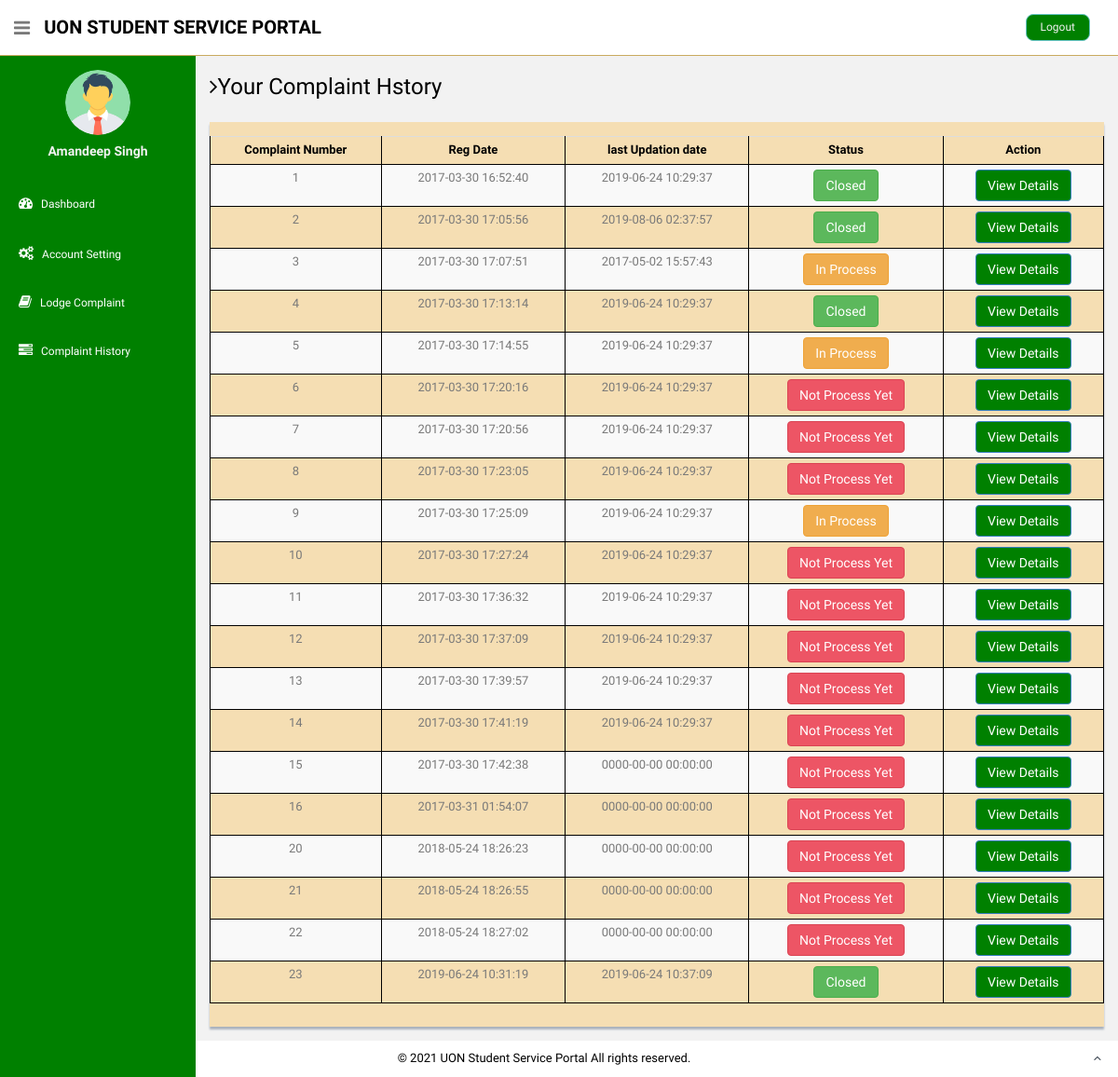
/users/complaint-history.php (signed in), run on the app's committed database.
### tables this page shows
CREATE TABLE `users` (
  `id` int(11) NOT NULL,
  `fullName` varchar(255) DEFAULT NULL,
  `userEmail` varchar(255) DEFAULT NULL,
  `password` varchar(255) DEFAULT NULL,
  `contactNo` bigint(11) DEFAULT NULL,
  `address` tinytext,
  `State` varchar(255) DEFAULT NULL,
  `country` varchar(255) DEFAULT NULL,
  `pincode` int(6) DEFAULT NULL,
  `userImage` varchar(255) DEFAULT NULL,
  `regDate` timestamp NOT NULL DEFAULT CURRENT_TIMESTAMP,
  `updationDate` timestamp NULL DEFAULT '0000-00-00 00:00:00' ON UPDATE CURRENT_TIMESTAMP,
  `status` int(1) DEFAULT NULL
);

CREATE TABLE `tblcomplaints` (
  `complaintNumber` int(11) NOT NULL,
  `userId` int(11) DEFAULT NULL,
  `category` int(11) DEFAULT NULL,
  `subcategory` varchar(255) DEFAULT NULL,
  `complaintType` varchar(255) DEFAULT NULL,
  `state` varchar(255) DEFAULT NULL,
  `noc` varchar(255) DEFAULT NULL,
  `complaintDetails` mediumtext,
  `complaintFile` varchar(255) DEFAULT NULL,
  `regDate` timestamp NULL DEFAULT CURRENT_TIMESTAMP,
  `status` varchar(50) DEFAULT NULL,
  `lastUpdationDate` timestamp NULL DEFAULT NULL ON UPDATE CURRENT_TIMESTAMP
);

### users/complaint-history.php (the view, shortened to what this page needs)
<?php
include('includes/config.php');
if(strlen($_SESSION['login'])==0)
  {
header('location:index.php');
}
else{
?>
<!DOCTYPE html>
<html lang="en">
  <head>
    <link href="assets/css/bootstrap.css" rel="stylesheet">
    <link href="assets/font-awesome/css/font-awesome.css" rel="stylesheet" />
    <link href="assets/css/style.css" rel="stylesheet">
    <link href="assets/css/style-responsive.css" rel="stylesheet">
    <link href="assets/css/table-responsive.css" rel="stylesheet">
  </head>
  <body>
  <section id="container" >
<?php include("includes/header.php");?>
<?php include("includes/sidebar.php");?>
      <section id="main-content">
          <section class="wrapper">
          	<h3><i class="fa fa-angle-right"></i>Your Complaint Hstory</h3>
		  		<div class="row mt">
			  		<div class="col-lg-12">
                      <div class="content-panel">
                          <section id="unseen">
                            <table class="table table-bordered table-striped table-condensed">
                              <thead>
                              <tr style="text-align: center">
                                  <th style="text-align: center">Complaint Number</th>
                                  <th style="text-align: center">Reg Date</th>
                                  <th style="text-align: center">last Updation date</th>
                                  <th style="text-align: center">Status</th>
                                  <th style="text-align: center">Action</th>
                              </tr>
                              </thead>
                              <tbody>
  <?php $query=mysqli_query($con,"select * from tblcomplaints where userId='".$_SESSION['id']."'");
while($row=mysqli_fetch_array($query))
{
  ?>
                              <tr>
                                  <td align="center"><?php echo htmlentities($row['complaintNumber']);?></td>
                                  <td align="center"><?php echo htmlentities($row['regDate']);?></td>
                                 <td align="center"><?php echo  htmlentities($row['lastUpdationDate']);
                                 ?></td>
                                  <td align="center"><?php
                                    $status=$row['status'];
                                    if($status=="" or $status=="NULL")
                                    { ?>
                                      <button type="button" class="btn btn-theme04">Not Process Yet</button>
                                   <?php }
 if($status=="in process"){ ?>
<button type="button" class="btn btn-warning">In Process</button>
<?php }
if($status=="closed") {
?>
<button type="button" class="btn btn-success">Closed</button>
<?php } ?>
                                   <td align="center">
                                   <a href="complaint-details.php?cid=<?php echo htmlentities($row['complaintNumber']);?>">
<button type="button" class="btn btn-primary">View Details</button></a>
                                   </td>
                                </tr>
                              <?php } ?>
                              </tbody>
                          </table>
                          </section>
                  </div>
               </div>
		  	</div>
		</section><! --/wrapper -->
      </section>
<?php include("includes/footer.php");?>
  </section>
  </body>
</html>
<?php } ?>

### users/includes/sidebar.php (shortened to what this page needs)
<aside>
          <div id="sidebar"  class="nav-collapse ">
              <ul class="sidebar-menu" id="nav-accordion">
                              <?php $query=mysqli_query($con,"select fullName,userImage from users where userEmail='".$_SESSION['login']."'");
 while($row=mysqli_fetch_array($query))
 {
 ?>
                  <p class="centered"><a href="profile.php">
<?php $userphoto=$row['userImage'];
if($userphoto==""):
?>
<img src="userimages/noimage.png"  class="img-circle" width="70" height="70" >
<?php else:?>
  <img src="userimages/<?php echo htmlentities($userphoto);?>" class="img-circle" width="70" height="70">
<?php endif;?>
</a>
</p>
                  <h5 class="centered"><?php echo htmlentities($row['fullName']);?></h5>
                  <?php } ?>
                  <li class="mt">
                      <a href="dashboard.php">
                          <i class="fa fa-dashboard"></i>
                          <span>Dashboard</span>
                      </a>
                  </li>
                  <li class="sub-menu">
                      <a href="javascript:;" >
                          <i class="fa fa-cogs"></i>
                          <span>Account Setting</span>
                      </a>
                  </li>
                  <li class="sub-menu">
                      <a href="register-complaint.php" >
                          <i class="fa fa-book"></i>
                          <span>Lodge Complaint</span>
                      </a>
                    </li>
                  <li class="sub-menu">
                      <a href="complaint-history.php" >
                          <i class="fa fa-tasks"></i>
                          <span>Complaint History</span>
                      </a>
                  </li>
              </ul>
          </div>
      </aside>

### users/assets/css/style.css (style rules this page uses)
body { color: #797979; background: #f2f2f2; font-family: 'Ruda', sans-serif; padding: 0px !important; margin: 0px !important; font-size:13px; }
ul li { list-style: none; }
a, a:hover, a:focus { text-decoration: none; outline: none; }
#container { width: 100%; height: 100%; }
.btn-theme04 { color: #fff; background-color: #ed5565; border-color: #da4453; }
.centered { text-align: center; }
.mt { margin-top: 25px; }
#sidebar { width: 210px; height: 100%; position: fixed; background: yellow; }
#sidebar h5 { color: #f2f2f2; font-weight: 700; }
#sidebar ul li { position: relative; }
ul.sidebar-menu , ul.sidebar-menu li ul.sub { margin: -2px 0 0; padding: 0; }
ul.sidebar-menu { margin-top: 75px; }
ul.sidebar-menu li { margin-bottom: 5px; margin-left:10px; margin-right:10px; }
ul.sidebar-menu li.sub-menu { line-height: 15px; }
ul.sidebar-menu li a span { display: inline-block; }
ul.sidebar-menu li a { color: #aeb2b7; text-decoration: none; display: block; padding: 15px 0 15px 10px; font-size: 12px; outline: none; -webkit-transition: all 0.3s ease; -moz-transition: all 0.3s ease; -o-transition: all 0.3s ease; -ms-transition: all 0.3s ease; transition: all 0.3s ease; }
ul.sidebar-menu li a i { font-size: 15px; padding-right: 6px; }
#main-content { margin-left: 210px; }
.wrapper { display: inline-block; margin-top: 60px; padding-left: 15px; padding-right: 15px; padding-bottom: 15px; padding-top: 0px; width: 100%; }
.content-panel { background: #ffffff; box-shadow: 0px 3px 2px #aab2bd; padding-top: 15px; padding-bottom: 5px; }

### users/complaint-history.php (style rules this page uses)
ul.sidebar-menu li a { color:white; }
#sidebar { background:green; }
.btn-primary { background:green; }
a { color:green; }
.content-panel { background:wheat; }
h3 { color:black; }
th { color:black; }
.table-bordered > thead > tr > th, .table-bordered > tbody > tr > th, .table-bordered > tfoot > tr > th, .table-bordered > thead > tr > td, .table-bordered > tbody > tr > td, .table-bordered > tfoot > tr > td { border:1px solid black; }

### data on the page
users: userImage (picture), fullName "Amandeep Singh"
tblcomplaints: complaintNumber "1", regDate "2017-03-30 16:52:40", lastUpdationDate "2019-06-24 10:29:37", status "Closed"
tblcomplaints: complaintNumber "2", regDate "2017-03-30 17:05:56", lastUpdationDate "2019-08-06 02:37:57", status "Closed"
tblcomplaints: complaintNumber "3", regDate "2017-03-30 17:07:51", lastUpdationDate "2017-05-02 15:57:43", status "In Process"
tblcomplaints: complaintNumber "4", regDate "2017-03-30 17:13:14", lastUpdationDate "2019-06-24 10:29:37", status "Closed"
tblcomplaints: complaintNumber "5", regDate "2017-03-30 17:14:55", lastUpdationDate "2019-06-24 10:29:37", status "In Process"
tblcomplaints: complaintNumber "6", regDate "2017-03-30 17:20:16", lastUpdationDate "2019-06-24 10:29:37", shows "Not Process Yet"
tblcomplaints: complaintNumber "7", regDate "2017-03-30 17:20:56", lastUpdationDate "2019-06-24 10:29:37", shows "Not Process Yet"
tblcomplaints: complaintNumber "8", regDate "2017-03-30 17:23:05", lastUpdationDate "2019-06-24 10:29:37", shows "Not Process Yet"
tblcomplaints: complaintNumber "9", regDate "2017-03-30 17:25:09", lastUpdationDate "2019-06-24 10:29:37", status "In Process"
tblcomplaints: complaintNumber "10", regDate "2017-03-30 17:27:24", lastUpdationDate "2019-06-24 10:29:37", shows "Not Process Yet"
tblcomplaints: complaintNumber "11", regDate "2017-03-30 17:36:32", lastUpdationDate "2019-06-24 10:29:37", shows "Not Process Yet"
tblcomplaints: complaintNumber "12", regDate "2017-03-30 17:37:09", lastUpdationDate "2019-06-24 10:29:37", shows "Not Process Yet"
tblcomplaints: complaintNumber "13", regDate "2017-03-30 17:39:57", lastUpdationDate "2019-06-24 10:29:37", shows "Not Process Yet"
tblcomplaints: complaintNumber "14", regDate "2017-03-30 17:41:19", lastUpdationDate "2019-06-24 10:29:37", shows "Not Process Yet"
tblcomplaints: complaintNumber "15", regDate "2017-03-30 17:42:38", lastUpdationDate "0000-00-00 00:00:00", shows "Not Process Yet"
tblcomplaints: complaintNumber "16", regDate "2017-03-31 01:54:07", lastUpdationDate "0000-00-00 00:00:00", shows "Not Process Yet"
tblcomplaints: complaintNumber "20", regDate "2018-05-24 18:26:23", lastUpdationDate "0000-00-00 00:00:00", shows "Not Process Yet"
tblcomplaints: complaintNumber "21", regDate "2018-05-24 18:26:55", lastUpdationDate "0000-00-00 00:00:00", shows "Not Process Yet"
tblcomplaints: complaintNumber "22", regDate "2018-05-24 18:27:02", lastUpdationDate "0000-00-00 00:00:00", shows "Not Process Yet"
tblcomplaints: complaintNumber "23", regDate "2019-06-24 10:31:19", lastUpdationDate "2019-06-24 10:37:09", status "Closed"
